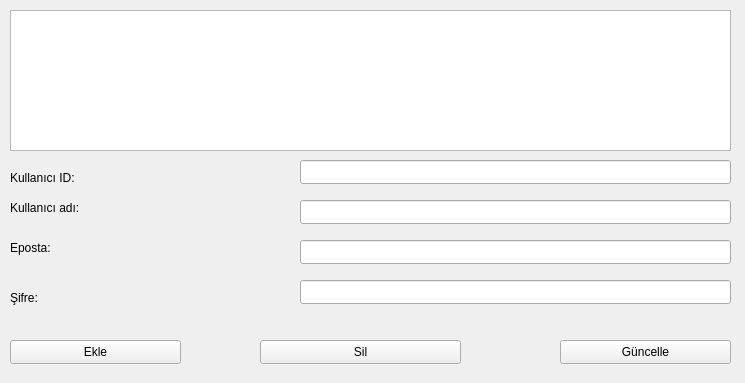
<?xml version="1.0" encoding="UTF-8"?>
<ui version="4.0">
 <class>Widget</class>
 <widget class="QWidget" name="Widget">
  <property name="geometry">
   <rect>
    <x>0</x>
    <y>0</y>
    <width>745</width>
    <height>383</height>
   </rect>
  </property>
  <property name="windowTitle">
   <string>Widget</string>
  </property>
  <widget class="QLabel" name="label">
   <property name="geometry">
    <rect>
     <x>10</x>
     <y>200</y>
     <width>81</width>
     <height>16</height>
    </rect>
   </property>
   <property name="text">
    <string>Kullanıcı adı:</string>
   </property>
  </widget>
  <widget class="QPushButton" name="ekle">
   <property name="geometry">
    <rect>
     <x>10</x>
     <y>340</y>
     <width>171</width>
     <height>24</height>
    </rect>
   </property>
   <property name="text">
    <string>Ekle</string>
   </property>
  </widget>
  <widget class="QLabel" name="label_2">
   <property name="geometry">
    <rect>
     <x>10</x>
     <y>240</y>
     <width>58</width>
     <height>16</height>
    </rect>
   </property>
   <property name="text">
    <string>Eposta:</string>
   </property>
  </widget>
  <widget class="QLabel" name="label_3">
   <property name="geometry">
    <rect>
     <x>10</x>
     <y>290</y>
     <width>58</width>
     <height>16</height>
    </rect>
   </property>
   <property name="text">
    <string>Şifre:</string>
   </property>
  </widget>
  <widget class="QPushButton" name="sil">
   <property name="geometry">
    <rect>
     <x>260</x>
     <y>340</y>
     <width>201</width>
     <height>24</height>
    </rect>
   </property>
   <property name="text">
    <string>Sil</string>
   </property>
  </widget>
  <widget class="QPushButton" name="guncelle">
   <property name="geometry">
    <rect>
     <x>560</x>
     <y>340</y>
     <width>171</width>
     <height>24</height>
    </rect>
   </property>
   <property name="text">
    <string>Güncelle</string>
   </property>
  </widget>
  <widget class="QLineEdit" name="username">
   <property name="geometry">
    <rect>
     <x>300</x>
     <y>200</y>
     <width>431</width>
     <height>24</height>
    </rect>
   </property>
  </widget>
  <widget class="QLineEdit" name="email">
   <property name="geometry">
    <rect>
     <x>300</x>
     <y>240</y>
     <width>431</width>
     <height>24</height>
    </rect>
   </property>
  </widget>
  <widget class="QLineEdit" name="pwd">
   <property name="geometry">
    <rect>
     <x>300</x>
     <y>280</y>
     <width>431</width>
     <height>24</height>
    </rect>
   </property>
   <property name="echoMode">
    <enum>QLineEdit::Password</enum>
   </property>
  </widget>
  <widget class="QTableWidget" name="uyeler">
   <property name="geometry">
    <rect>
     <x>10</x>
     <y>10</y>
     <width>721</width>
     <height>141</height>
    </rect>
   </property>
  </widget>
  <widget class="QLineEdit" name="userid">
   <property name="geometry">
    <rect>
     <x>300</x>
     <y>160</y>
     <width>431</width>
     <height>24</height>
    </rect>
   </property>
   <property name="readOnly">
    <bool>true</bool>
   </property>
  </widget>
  <widget class="QLabel" name="label_4">
   <property name="geometry">
    <rect>
     <x>10</x>
     <y>170</y>
     <width>81</width>
     <height>16</height>
    </rect>
   </property>
   <property name="text">
    <string>Kullanıcı ID:</string>
   </property>
  </widget>
 </widget>
 <resources/>
 <connections/>
</ui>
